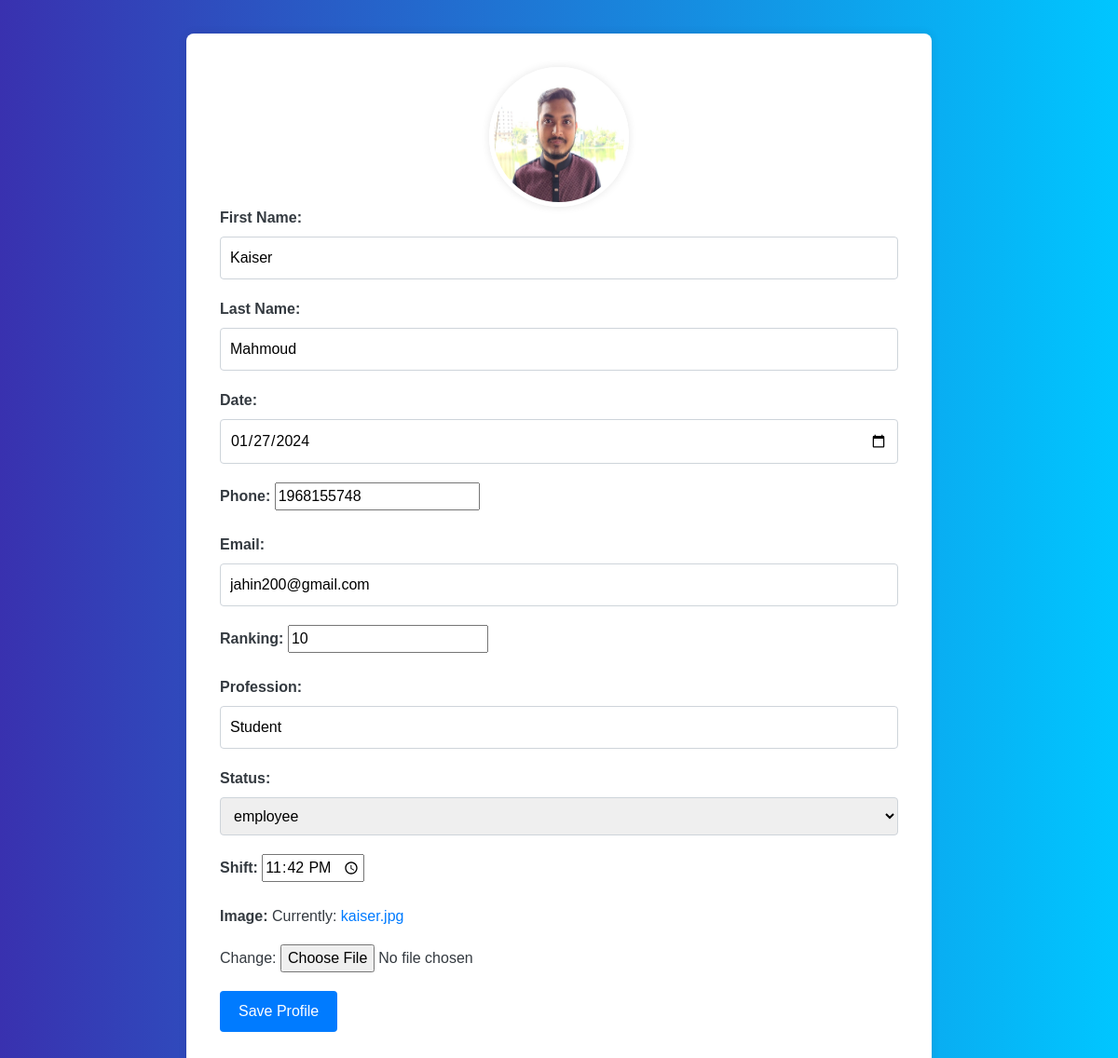
Page /edit_profile/42/ on the committed database.
### core/models.py (models this page shows, shortened)
class Profile(models.Model):
    first_name = models.CharField(max_length=70)
    last_name = models.CharField(max_length=70)
    date = models.DateField()
    phone = models.BigIntegerField()
    email = models.EmailField()
    ranking = models.IntegerField()
    profession = models.CharField(max_length=200)
    status = models.CharField(choices=types,max_length=20,null=True,blank=False,default='employee')
    present = models.BooleanField(default=False)
    image = models.ImageField()
    updated = models.DateTimeField(auto_now=True)
    shift = models.TimeField()

### core/views.py (the view, shortened to what this page needs)
# urls.py: path('edit_profile/<int:id>/', edit_profile, name='edit_profile'),
def edit_profile(request, id):
    profile = Profile.objects.get(id=id)
    form = ProfileForm(instance=profile)
    context = {'form': form}
    return render(request, 'core/add_profile.html', context)

### core/forms.py (shortened to what this page needs)
class ProfileForm(forms.ModelForm):
    class Meta:
        model = Profile
        fields = '__all__'
        widgets = {
            'date': DateInput(),
            'shift':TimeInput()
        }
        exclude = ['present','updated']

### core/templates/core/add_profile.html (shortened to what this page needs)
{% extends "core/base.html" %}
{% load static %}
{% block content %}
<div class="container emp-profile">
    <form method="post" enctype="multipart/form-data">
        <div class="profile-img">
            <img id="chosen-image" src="{% if form.instance.image %}{{ form.instance.image.url }}{% endif %}" alt="Chosen Image">
        </div>
        <div class="form-group">
            <label for="{{ form.first_name.id_for_label }}">First Name:</label>
            {{ form.first_name }}
        </div>
        <div class="form-group">
            <label for="{{ form.last_name.id_for_label }}">Last Name:</label>
            {{ form.last_name }}
        </div>
        <div class="form-group">
            <label for="{{ form.date.id_for_label }}">Date:</label>
            {{ form.date }}
        </div>
        <div class="form-group">
            <label for="{{ form.phone.id_for_label }}">Phone:</label>
            {{ form.phone }}
        </div>
        <div class="form-group">
            <label for="{{ form.email.id_for_label }}">Email:</label>
            {{ form.email }}
        </div>
        <div class="form-group">
            <label for="{{ form.ranking.id_for_label }}">Ranking:</label>
            {{ form.ranking }}
        </div>
        <div class="form-group">
            <label for="{{ form.profession.id_for_label }}">Profession:</label>
            {{ form.profession }}
        </div>
        <div class="form-group">
            <label for="{{ form.status.id_for_label }}">Status:</label>
            {{ form.status }}
        </div>
        <div class="form-group">
            <label for="{{ form.shift.id_for_label }}">Shift:</label>
            {{ form.shift }}
        </div>
        <div class="form-group">
            <label for="{{ form.image.id_for_label }}">Image:</label>
            {{ form.image }}
        </div>
        <input type="submit" value="Save Profile">
    </form>
</div>
{% endblock %}

### static/css/details.css (style rules this page uses)
.emp-profile { padding: 3%; margin-top: 3%; margin-bottom: 3%; border-radius: 0.5rem; background: #fff; }
.profile-img { text-align: center; }
.profile-img img { width: 70%; height: 100%; }

### static/css/body.css (style rules this page uses)
body { background: -webkit-linear-gradient(left, #3931af, #00c6ff); }

### core/templates/core/add_profile.html (style rules this page uses)
body { font-family: 'Arial', sans-serif; background-color: #f8f9fa; color: #343a40; }
.container { max-width: 800px; margin: 0 auto; }
.emp-profile { padding: 3%; margin-top: 3%; margin-bottom: 3%; border-radius: 0.5rem; background: #ffffff; box-shadow: 0 0 10px rgba(0, 0, 0, 0.1); }
.profile-img { text-align: center; }
.profile-img img { width: 150px; height: 150px; border-radius: 50%; border: 5px solid #ffffff; box-shadow: 0 0 10px rgba(0, 0, 0, 0.1); }
.form-group { margin-bottom: 20px; }
label { font-weight: bold; }
input[type="text"], input[type="date"], input[type="tel"], input[type="email"] { width: 100%; padding: 10px; border: 1px solid #ced4da; border-radius: 4px; box-sizing: border-box; }
select { width: 100%; padding: 10px; border: 1px solid #ced4da; border-radius: 4px; box-sizing: border-box; }
input[type="file"] { margin-top: 10px; }
input[type="submit"] { background-color: #007bff; color: #ffffff; padding: 10px 20px; border: none; border-radius: 4px; cursor: pointer; }

### rows in the picture
Profile: image (picture), first_name "Kaiser", last_name "Mahmoud", date "01/27/2024", phone "1968155748", email "jahin200@gmail.com", ranking "10", profession "Student", status "employee", shift "23:42:00"
